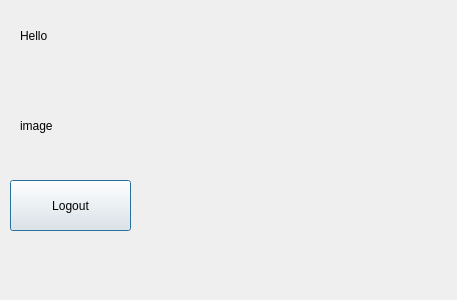
<?xml version="1.0" encoding="UTF-8"?>
<ui version="4.0">
 <class>WelcomeWindow</class>
 <widget class="QDialog" name="WelcomeWindow">
  <property name="geometry">
   <rect>
    <x>0</x>
    <y>0</y>
    <width>457</width>
    <height>300</height>
   </rect>
  </property>
  <property name="windowTitle">
   <string>Dialog</string>
  </property>
  <widget class="QLabel" name="helloLabel">
   <property name="geometry">
    <rect>
     <x>20</x>
     <y>20</y>
     <width>121</width>
     <height>31</height>
    </rect>
   </property>
   <property name="text">
    <string>Hello</string>
   </property>
  </widget>
  <widget class="QLabel" name="imageLabel">
   <property name="geometry">
    <rect>
     <x>20</x>
     <y>70</y>
     <width>201</width>
     <height>111</height>
    </rect>
   </property>
   <property name="text">
    <string>image</string>
   </property>
  </widget>
  <widget class="QPushButton" name="logoutButton">
   <property name="geometry">
    <rect>
     <x>10</x>
     <y>180</y>
     <width>121</width>
     <height>51</height>
    </rect>
   </property>
   <property name="text">
    <string>Logout</string>
   </property>
  </widget>
 </widget>
 <resources/>
 <connections/>
</ui>
